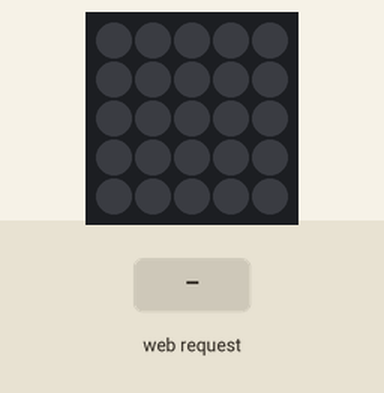
This sketch was run on a simulated ESP32. Parts: 5×5 RGB LED matrix (first LED top left, wired row by row). The test bench sets the inputs (shaded band). WiFi joins after 1.5 s; servers stay silent unless stated; colours are those a GRB WS2812 strip shows for the declared byte order; random numbers use the default seed unless the sketch sets one; what the sketch prints to the serial monitor is not drawn.

Above: at 3.2 s.
3.3 s: HTTP request GET /pattern?mode=1 received
At 4.95 s:
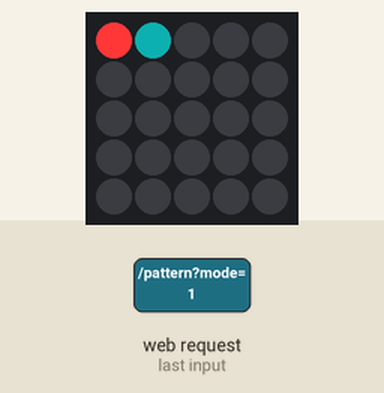
At 6.76 s:
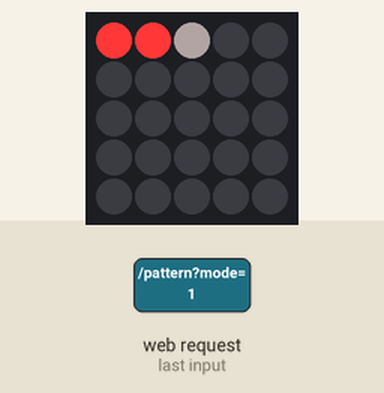
Timing chart, 0 to 8.3 s (numbered marks = the images above; inputs shaded):
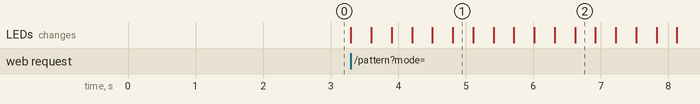

Measured:
- after the input at 3.3 s, the LEDs: first change at once (image 1 shows a later state)

The sketch:

5x5leds_wifi.ino
```cpp
#include <WiFi.h>
#include <WebServer.h>
#include <FastLED.h>

#define WIDTH 5
#define HEIGHT 5
#define NUM_LEDS (WIDTH * HEIGHT)
#define DATA_PIN 33

CRGB leds[NUM_LEDS];

// WiFi-instellingen
const char* ssid = "JOUW_WIFI_NAAM";
const char* password = "JOUW_WIFI_WACHTWOORD";

WebServer server(80);  // Maak een webserver op poort 80

// Converteer rij, kolom naar LED-index
int getLedIndex(int row, int col) {
    if (row % 2 == 0) {
        return row * WIDTH + col;
    } else {
        return row * WIDTH + (WIDTH - 1 - col);
    }
}

// **Patroon 1: Fade-in fade-out effect**
void pattern1() {
    for (int row = 0; row < HEIGHT; row++) {
        for (int col = 0; col < WIDTH; col++) {
            for (int i = 0; i < 256; i++) {
                leds[getLedIndex(row, col)].setRGB(55, i, 55);
                FastLED.show();
                delay(5);
            }
        }
    }
}

// **Patroon 2: Willekeurige kleuren**
void pattern2() {
    for (int i = 0; i < NUM_LEDS; i++) {
        leds[i] = CRGB(random(255), random(255), random(255));
    }
    FastLED.show();
}

// **Webserver: Ontvang commando's**
void handlePattern() {
    if (server.hasArg("mode")) {
        int mode = server.arg("mode").toInt();

        if (mode == 1) {
            pattern1();
            server.send(200, "text/plain", "Pattern 1 gestart!");
        } else if (mode == 2) {
            pattern2();
            server.send(200, "text/plain", "Pattern 2 gestart!");
        } else {
            server.send(400, "text/plain", "Ongeldig patroon.");
        }
    } else {
        server.send(400, "text/plain", "Geen mode opgegeven.");
    }
}

void setup() {
    Serial.begin(115200);
    FastLED.addLeds<WS2812B, DATA_PIN, RGB>(leds, NUM_LEDS);

    WiFi.begin(ssid, password);
    Serial.print("Verbinden met WiFi...");
    while (WiFi.status() != WL_CONNECTED) {
        delay(1000);
        Serial.print(".");
    }

    Serial.println("\nVerbonden!");
    Serial.print("IP-adres: ");
    Serial.println(WiFi.localIP());

    server.on("/pattern", handlePattern);  // Koppel de functie aan het pad "/pattern"
    server.begin();
}

void loop() {
    server.handleClient();
}
```
